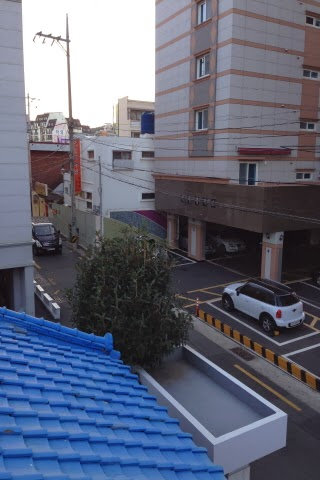
#> input picture panorama-stitching/images/left1.jpg, 320 x 480 px, given in place of left1.png, which was not available
$ jupyter execute --allow-errors FeatureMatching+Homography.ipynb
#> lines starting #> are read from the running program, lines starting #| are printed output that depends on the picture; pictures that were not available may be replaced by others from this repository, and a replacement may not be noted
[cell 1]
import time

import cv2
import numpy as np
import imutils

MIN_MATCH_COUNT = 10
start = time.time()
img1 = cv2.imread('../images/left1.png', 0)  # queryImage
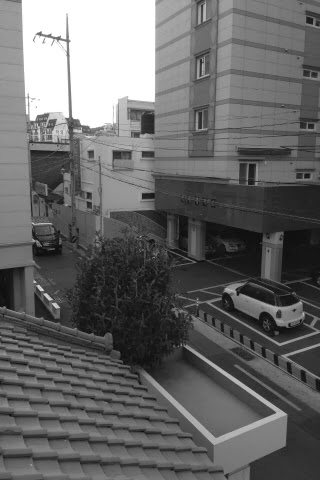
#> img1: shape (480, 320); min 8, max 255, mean 103.4
img2 = cv2.imread('../images/right1.png', 0)  # trainImage
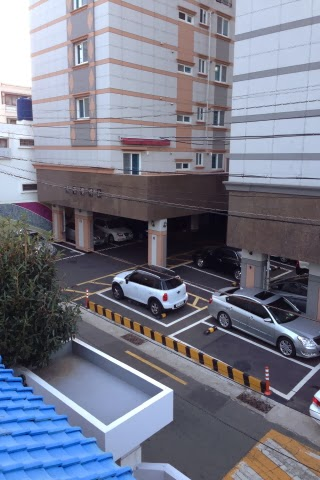
#> input picture panorama-stitching/images/right1.jpg, 320 x 480 px, given in place of right1.png, which was not available
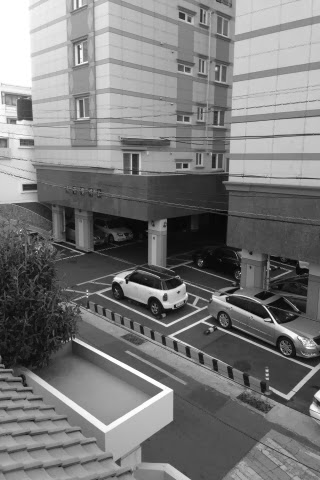
#> img2: shape (480, 320); min 1, max 255, mean 121.6
img1 = imutils.resize(img1, width=800)
#> img1: shape (1200, 800)
img2 = imutils.resize(img2, width=800)
#> img2: shape (1200, 800)

# Initiate SIFT detector
sift = cv2.xfeatures2d.SIFT_create()

# find the keypoints and descriptors with SIFT
kp1, des1 = sift.detectAndCompute(img1, None)
#> kp1 = 2271 keypoints; strongest (x, y, size): (100, 85, 7.7), (103, 723, 6.9), (102, 722, 7.4), (146, 96, 8)
kp2, des2 = sift.detectAndCompute(img2, None)
#> kp2 = 2921 keypoints; strongest (x, y, size): (299, 695, 17.1), (413, 744, 9.4), (680, 804, 5.4), (782, 1018, 11.4)

FLANN_INDEX_KDTREE = 2
index_params = dict(algorithm=FLANN_INDEX_KDTREE, trees=5)
search_params = dict(checks=50)

flann = cv2.FlannBasedMatcher(index_params, search_params)
matches = flann.knnMatch(des1, des2, k=2)
#> matches = 2271 matches

# store all the good matches as per Lowe's ratio test.
good = []
for m, n in matches:
    if m.distance < 0.7 * n.distance:
        good.append(m)
#> after the loop, good = 333 matches

if len(good) > MIN_MATCH_COUNT:
    src_pts = np.float32([kp1[m.queryIdx].pt for m in good]).reshape(-1, 1, 2)
#> src_pts = 333 rows, first 8: [15.19, 996.9], [49.74, 970.4], [101.1, 718.4], [123.6, 310.9], [153.4, 1151.9], [161.5, 1034.6], [185.6, 1005.7], [204.2, 1060.3]
    dst_pts = np.float32([kp2[m.trainIdx].pt for m in good]).reshape(-1, 1, 2)
#> dst_pts = 333 rows, first 8: [107.5, 1172.6], [25.69, 1094.9], [638.9, 1023.5], [170.9, 718.6], [66.55, 1174], [75.46, 1106.3], [75.46, 1106.3], [36.64, 1089.8]

    M, mask = cv2.findHomography(src_pts, dst_pts, cv2.RANSAC, 5.0)
#> M = [[1.32, 0.0638, -436.3], [0.155, 1.25, -127.5], [0.00038, 3.81e-05, 1]]; mask = 333 values, max 1 at index 20, min 0 at index 0, mean 0.703
    matchesMask = mask.ravel().tolist()
#> matchesMask has the same summary as mask

    h, w = img1.shape
#> h = 1200; w = 800
    pts = np.float32([[0, 0], [0, h - 1], [w - 1, h - 1], [w - 1, 0]]).reshape(-1, 1, 2)
    dst = cv2.perspectiveTransform(pts, M)
#> dst = [[-436.3, -127.5], [-344, 1311.7], [515.8, 1108.5], [475.2, -2.69]]

    img2 = cv2.polylines(img2, [np.int32(dst)], True, 255, 3, cv2.LINE_AA)
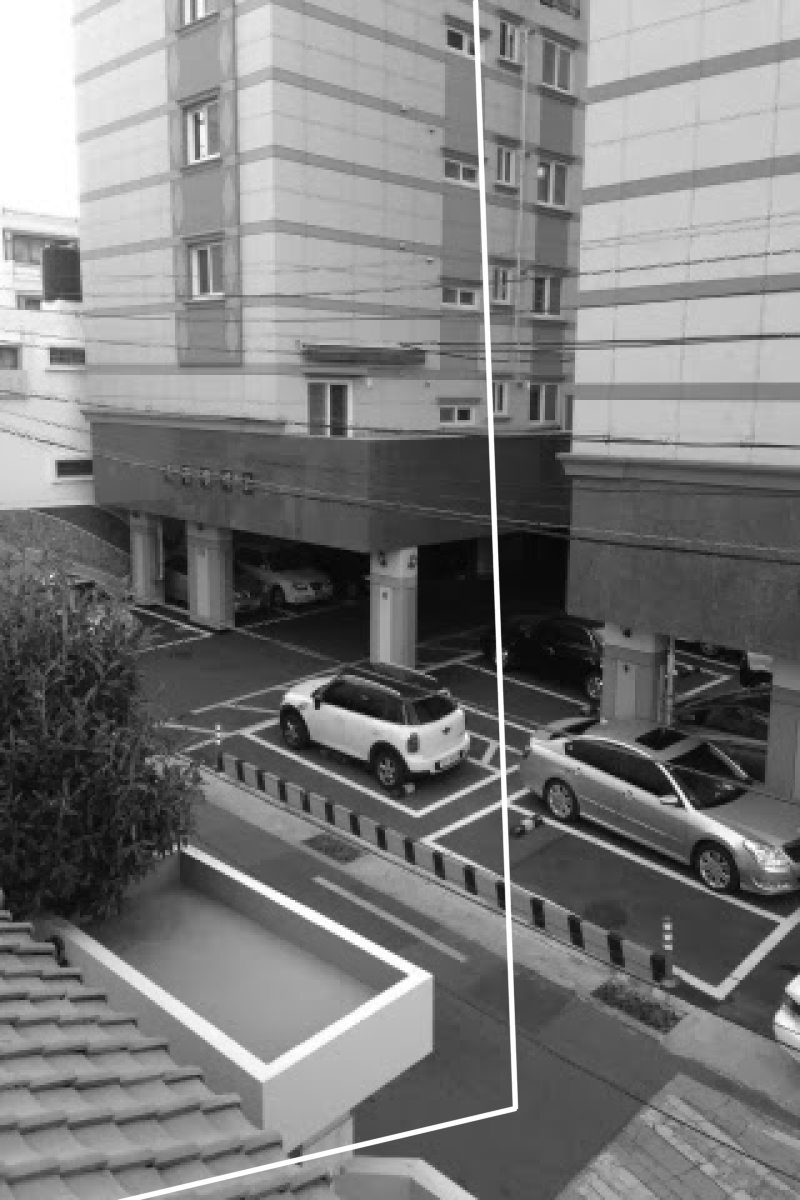
#> img2: shape (1200, 800); min 1, max 255, mean 123

else:
    print("Not enough matches are found - %d/%d" % (len(good), MIN_MATCH_COUNT))
    matchesMask = None

draw_params = dict(matchColor=(0, 255, 0),  # draw matches in green color
                   singlePointColor=None,
                   matchesMask=matchesMask,  # draw only inliers
                   flags=2)
#> draw_params = 4 items

img3 = cv2.drawMatches(img1, kp1, img2, kp2, good, None, **draw_params)
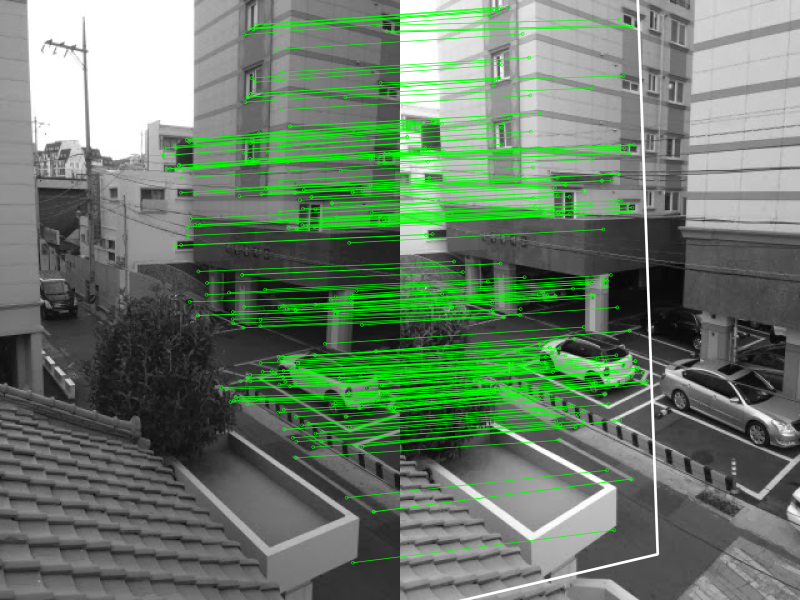
#> img3: shape (1200, 1600, 3) (shown at 1/2 size); mean of channels 0, 1, 2 106.3, 124.3, 106.3; drawn as B, G, R
print("Operational Time=",(time.time()-start)*1000," ms") # Time in milli sec
cv2.imshow("image",img3)
#plt.imshow(img3)
if cv2.waitKey(0):
#> (key Esc is pressed here)
    cv2.destroyAllWindows()

[cell 2]
# Python 4.3.0
# BF technique
from __future__ import print_function
import cv2
import numpy as np
import time
import imutils
start = time.time()
img1 = cv2.imread('../images/left1.png', 0)  # queryImage
img2 = cv2.imread('../images/right1.png', 0)  # trainImage
img1 = imutils.resize(img1, width=800)
img2 = imutils.resize(img2, width=800)
if img1 is None or img2 is None:
    print('Could not open or find the images!')
    exit(0)
#-- Step 1: Detect the keypoints using SURF Detector, compute the descriptors
minHessian = 400
#> (the rest of this cell did not finish here and is left out)

[cell 3]
cv2.namedWindow('image',cv2.WINDOW_NORMAL)
cv2.imshow("image",img2[:,:int((img2.shape[1])*0.45)])
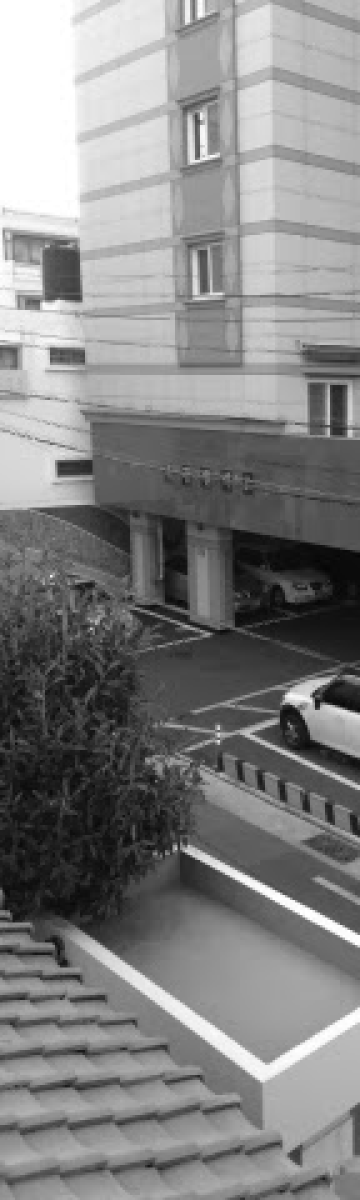
#> window 'image': shape (1200, 360); min 5, max 255, mean 130.9
if cv2.waitKey(0):
#> (key Esc is pressed here)
    cv2.destroyAllWindows()

[cell 4]
int((img1.shape[1])*0.65)
#> Out = 520
